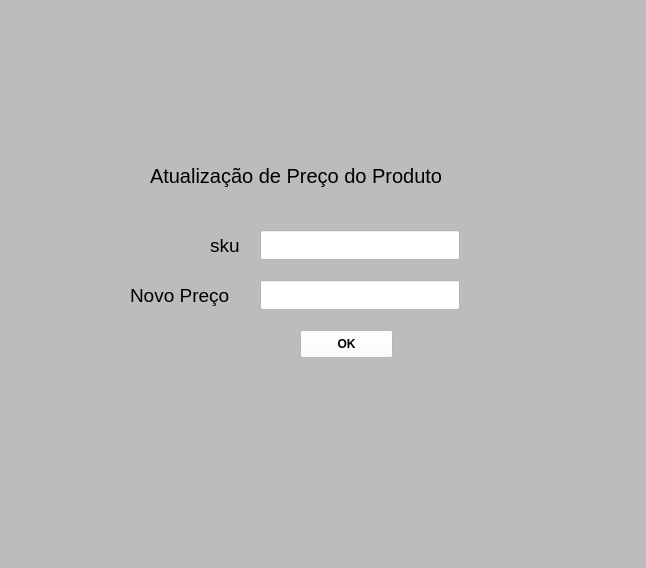
<?xml version="1.0" encoding="UTF-8"?>
<ui version="4.0">
 <class>MainWindow</class>
 <widget class="QMainWindow" name="MainWindow">
  <property name="geometry">
   <rect>
    <x>0</x>
    <y>0</y>
    <width>646</width>
    <height>568</height>
   </rect>
  </property>
  <property name="windowTitle">
   <string>MainWindow</string>
  </property>
  <property name="styleSheet">
   <string notr="true">background-color: rgb(188, 188, 188)</string>
  </property>
  <widget class="QWidget" name="centralwidget">
   <widget class="QPushButton" name="pushButton">
    <property name="geometry">
     <rect>
      <x>300</x>
      <y>330</y>
      <width>93</width>
      <height>28</height>
     </rect>
    </property>
    <property name="font">
     <font>
      <weight>75</weight>
      <bold>true</bold>
     </font>
    </property>
    <property name="styleSheet">
     <string notr="true">background-color: rgb(255, 255, 255)</string>
    </property>
    <property name="text">
     <string>OK</string>
    </property>
   </widget>
   <widget class="QLineEdit" name="sku">
    <property name="geometry">
     <rect>
      <x>260</x>
      <y>230</y>
      <width>200</width>
      <height>30</height>
     </rect>
    </property>
    <property name="font">
     <font>
      <pointsize>10</pointsize>
     </font>
    </property>
    <property name="styleSheet">
     <string notr="true">background-color: rgb(255, 255, 255)</string>
    </property>
    <property name="maxLength">
     <number>20</number>
    </property>
   </widget>
   <widget class="QLineEdit" name="preco">
    <property name="geometry">
     <rect>
      <x>260</x>
      <y>280</y>
      <width>200</width>
      <height>30</height>
     </rect>
    </property>
    <property name="font">
     <font>
      <pointsize>10</pointsize>
     </font>
    </property>
    <property name="styleSheet">
     <string notr="true">background-color: rgb(255, 255, 255)</string>
    </property>
    <property name="maxLength">
     <number>100</number>
    </property>
   </widget>
   <widget class="QLabel" name="label">
    <property name="geometry">
     <rect>
      <x>150</x>
      <y>160</y>
      <width>361</width>
      <height>31</height>
     </rect>
    </property>
    <property name="font">
     <font>
      <pointsize>15</pointsize>
     </font>
    </property>
    <property name="text">
     <string>Atualização de Preço do Produto</string>
    </property>
   </widget>
   <widget class="QLabel" name="label_2">
    <property name="geometry">
     <rect>
      <x>210</x>
      <y>230</y>
      <width>41</width>
      <height>31</height>
     </rect>
    </property>
    <property name="font">
     <font>
      <pointsize>14</pointsize>
     </font>
    </property>
    <property name="text">
     <string>sku</string>
    </property>
   </widget>
   <widget class="QLabel" name="label_4">
    <property name="geometry">
     <rect>
      <x>130</x>
      <y>280</y>
      <width>121</width>
      <height>31</height>
     </rect>
    </property>
    <property name="font">
     <font>
      <pointsize>14</pointsize>
     </font>
    </property>
    <property name="text">
     <string>Novo Preço</string>
    </property>
   </widget>
  </widget>
  <widget class="QMenuBar" name="menubar">
   <property name="geometry">
    <rect>
     <x>0</x>
     <y>0</y>
     <width>646</width>
     <height>26</height>
    </rect>
   </property>
  </widget>
  <widget class="QStatusBar" name="statusbar"/>
 </widget>
 <resources/>
 <connections/>
</ui>
